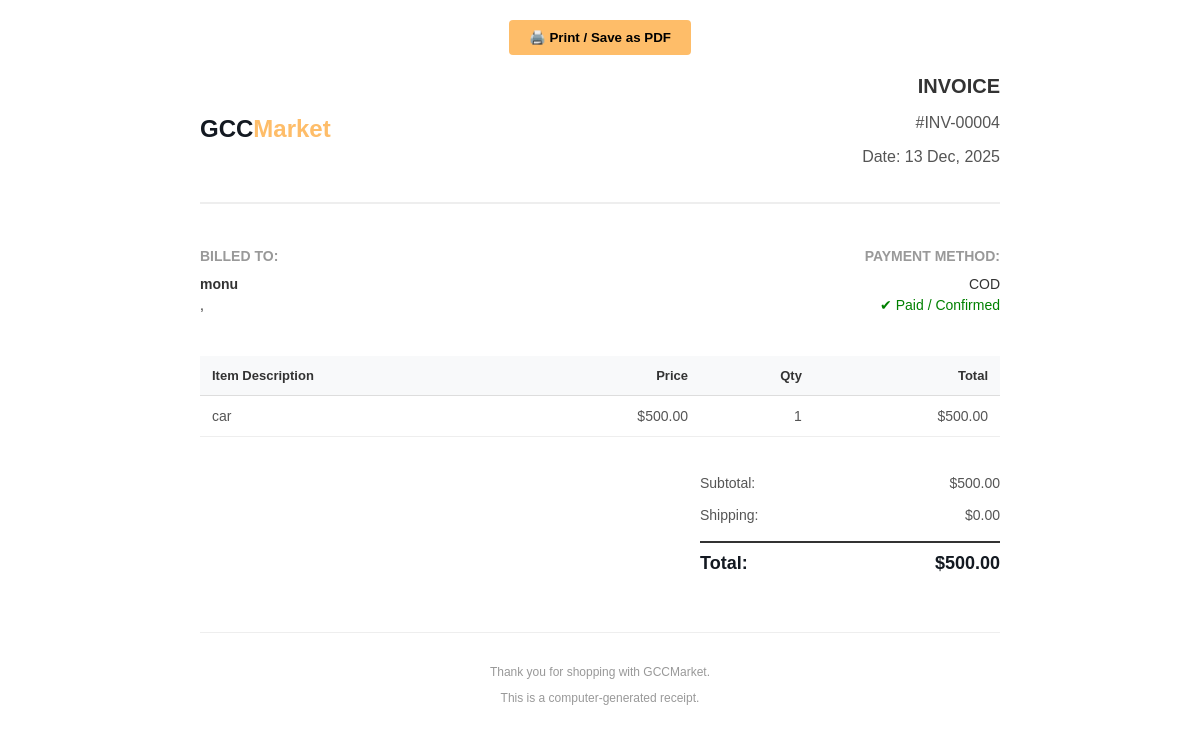
/invoice.php?id=4, run on the app's committed database.
### tables this page shows
CREATE TABLE `orders` (
  `id` int(11) NOT NULL,
  `customer_name` varchar(100) DEFAULT NULL,
  `email` varchar(100) NOT NULL,
  `total_price` decimal(10,2) DEFAULT NULL,
  `order_date` timestamp NOT NULL DEFAULT current_timestamp(),
  `product_list` text DEFAULT NULL,
  `customer_id` int(11) DEFAULT NULL,
  `address` text NOT NULL,
  `city` varchar(50) NOT NULL,
  `zip` varchar(20) NOT NULL,
  `payment_method` varchar(50) DEFAULT 'COD'
);

CREATE TABLE `order_items` (
  `id` int(11) NOT NULL,
  `order_id` int(11) DEFAULT NULL,
  `product_id` int(11) NOT NULL,
  `vendor_id` int(11) DEFAULT NULL,
  `product_name` varchar(100) DEFAULT NULL,
  `price` decimal(10,2) DEFAULT NULL,
  `status` varchar(50) DEFAULT 'Pending',
  `quantity` int(11) DEFAULT 1
);

### invoice.php (the view, shortened to what this page needs)
<?php
include 'includes/db.php';
$oid = mysqli_real_escape_string($conn, $_GET['id']);
$order_sql = "SELECT * FROM orders WHERE id = '$oid'";
$order_res = mysqli_query($conn, $order_sql);
$order = mysqli_fetch_assoc($order_res);
$items_sql = "SELECT * FROM order_items WHERE order_id = '$oid'";
$items_res = mysqli_query($conn, $items_sql);
?>
<!DOCTYPE html>
<html>
<head>
</head>
<body>
    <button onclick="window.print()" class="btn-print">🖨️ Print / Save as PDF</button>
    <div class="header">
        <div class="logo">GCC<span>Market</span></div>
        <div class="invoice-info">
            <h1>Invoice</h1>
            <p>#INV-<?php echo str_pad($oid, 5, '0', STR_PAD_LEFT); ?></p>
            <p>Date: <?php echo date('d M, Y', strtotime($order['order_date'])); ?></p>
        </div>
    </div>
    <div class="billing-grid">
        <div class="bill-to">
            <h3>Billed To:</h3>
            <p><strong><?php echo $order['customer_name']; ?></strong></p>
            <p><?php echo $order['city'] . ', ' . $order['zip']; ?></p>
        </div>
        <div class="bill-to" style="text-align:right;">
            <h3>Payment Method:</h3>
            <p><?php echo $order['payment_method']; ?></p>
            <p style="color: green;">✔ Paid / Confirmed</p>
        </div>
    </div>
    <table>
        <thead>
            <tr>
                <th>Item Description</th>
                <th class="text-right">Price</th>
                <th class="text-right">Qty</th>
                <th class="text-right">Total</th>
            </tr>
        </thead>
        <tbody>
            <?php
            $subtotal = 0;
            while($item = mysqli_fetch_assoc($items_res)) {
                $line_total = $item['price'] * $item['quantity'];
                $subtotal += $line_total;
            ?>
            <tr>
                <td><?php echo $item['product_name']; ?></td>
                <td class="text-right">$<?php echo number_format($item['price'], 2); ?></td>
                <td class="text-right"><?php echo $item['quantity']; ?></td>
                <td class="text-right">$<?php echo number_format($line_total, 2); ?></td>
            </tr>
            <?php } ?>
        </tbody>
    </table>
    <div class="totals">
        <div class="total-row">
            <span>Subtotal:</span>
            <span>$<?php echo number_format($subtotal, 2); ?></span>
        </div>
        <div class="total-row">
            <span>Shipping:</span>
            <span>$0.00</span>
        </div>
        <div class="total-row grand-total">
            <span>Total:</span>
            <span>$<?php echo number_format($order['total_price'], 2); ?></span>
        </div>
    </div>
    <div class="footer">
        <p>Thank you for shopping with GCCMarket.</p>
        <p>This is a computer-generated receipt.</p>
    </div>
</body>
</html>

### invoice.php (style rules this page uses)
body { font-family: 'Helvetica', sans-serif; color: #555; max-width: 800px; margin: auto; padding: 20px; }
.header { display: flex; justify-content: space-between; align-items: center; border-bottom: 2px solid #eee; padding-bottom: 20px; margin-bottom: 30px; }
.logo { font-size: 24px; font-weight: bold; color: #131921; }
.logo span { color: #febd69; }
.invoice-info { text-align: right; }
.invoice-info h1 { margin: 0; color: #333; font-size: 20px; text-transform: uppercase; }
.billing-grid { display: flex; justify-content: space-between; margin-bottom: 40px; }
.bill-to h3 { font-size: 14px; text-transform: uppercase; color: #999; margin-bottom: 10px; }
.bill-to p { margin: 0; font-size: 14px; line-height: 1.5; color: #333; }
table { width: 100%; border-collapse: collapse; margin-bottom: 30px; }
th { background: #f8f9fa; color: #333; font-weight: bold; padding: 12px; text-align: left; font-size: 13px; border-bottom: 1px solid #ddd; }
td { padding: 12px; border-bottom: 1px solid #eee; font-size: 14px; }
.text-right { text-align: right; }
.totals { width: 300px; margin-left: auto; }
.total-row { display: flex; justify-content: space-between; padding: 8px 0; font-size: 14px; }
.grand-total { font-weight: bold; font-size: 18px; color: #131921; border-top: 2px solid #333; padding-top: 10px; margin-top: 10px; }
.footer { text-align: center; font-size: 12px; color: #999; margin-top: 50px; border-top: 1px solid #eee; padding-top: 20px; }
.btn-print { background: #febd69; border: none; padding: 10px 20px; font-weight: bold; cursor: pointer; border-radius: 4px; display: block; margin: 0 auto 20px auto; }

### data on the page
orders: order_date "13 Dec, 2025", customer_name "monu", payment_method "COD", total_price "500.00"
order_items: product_name "car", price "500.00", quantity "1"

### other printed values
str_pad($oid, 5, '0', STR_PAD_LEFT) "00004"
$subtotal "500.00"
